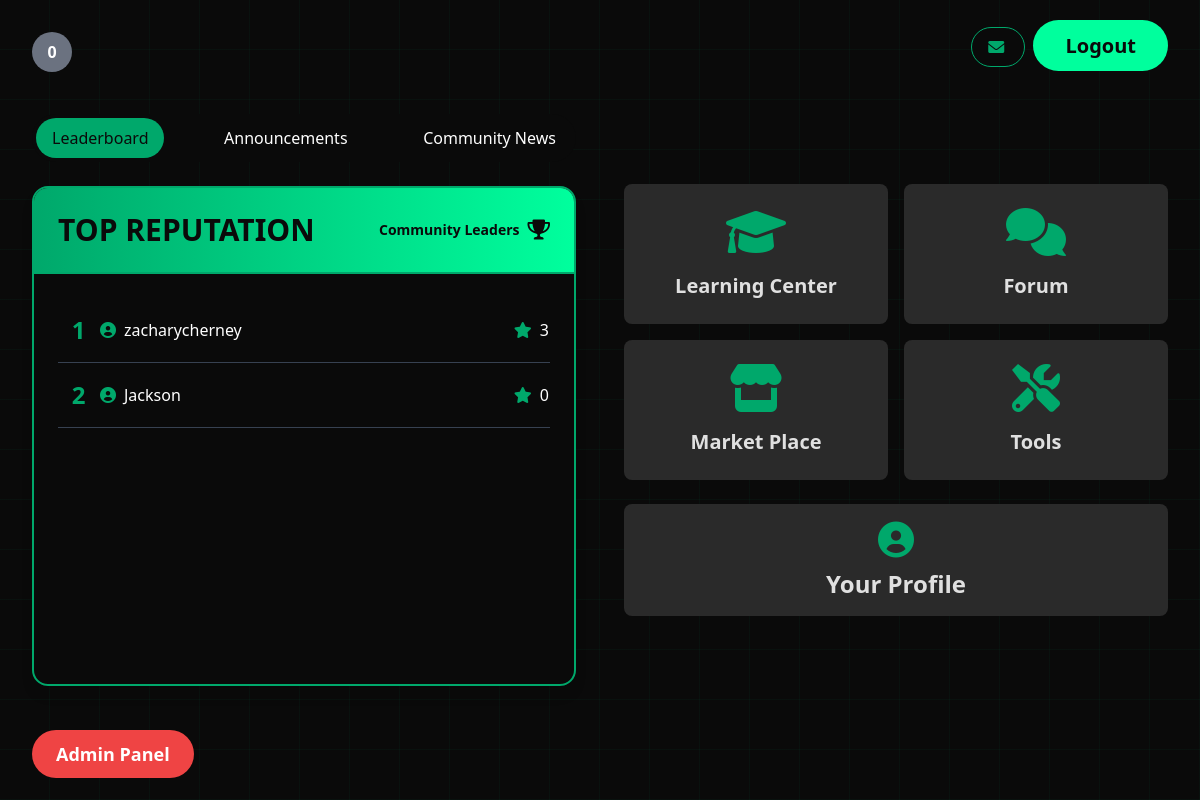
Screenshot of /dashboard/ (signed in) with the database file from the repository.
### myapp/models.py (models this page shows)
class User(AbstractUser):
    bio = models.TextField(blank=True)
    profile_picture = models.URLField(default='https://pbs.twimg.com/media/EEU0IauVAAE88xo.png')
    connections = models.ManyToManyField('self', through='Connection', symmetrical=False, related_name='connected_to')
    favorite_posts = models.ManyToManyField('ForumPost', related_name='favorited_by', blank=True)
    favorite_replies = models.ManyToManyField('ForumReply', related_name='favorited_by', blank=True)
    reputation = models.IntegerField(default=0)
    forum_posts = models.ManyToManyField('ForumPost', related_name='authors', blank=True)
    forum_replies = models.ManyToManyField('ForumReply', related_name='authors', blank=True)

### myapp/views.py (the view)
# urls.py: path('dashboard/', views.dashboard, name='dashboard'),
@login_required
def dashboard(request):
    top_users = User.objects.order_by('-reputation')[:5]
    announcements = Announcement.objects.all().order_by('-created_at')[:2]
    community_news = CommunityNews.objects.all().order_by('-created_at')[:2]
    context = {
        'top_users': top_users,
        'announcements': announcements,
        'community_news': community_news,
    }
    return render(request, 'dash.html', context)

### myapp/templates/dash.html (shortened to what this page needs)
<!DOCTYPE html>
<html lang="en">
<head>
    <script src="https://cdn.tailwindcss.com"></script>
    <link rel="stylesheet" href="https://cdnjs.cloudflare.com/ajax/libs/font-awesome/6.0.0-beta3/css/all.min.css">
</head>
<body class="text-white min-h-screen flex flex-col p-8">
    <div class="absolute top-8 left-8 flex items-center space-x-4">
        <div class="relative">
            <div id="notificationBall" class="w-10 h-10 bg-gray-500 rounded-full flex items-center justify-center cursor-pointer">
                <span id="notificationCount" class="text-white font-bold">0</span>
            </div>
        </div>
    </div>
    <div class="absolute top-8 right-8">
        <a href="{% url 'messages' %}" class="btn bg-dark text-primary px-4 py-2 rounded-full border border-primary mr-2 relative group">
            <i class="fas fa-envelope"></i>
        </a>
        <a href="{% url 'logout' %}" class="bg-secondary text-dark px-8 py-3 rounded-full text-xl font-bold hover:bg-opacity-80 transition-colors duration-300">
            Logout
        </a>
    </div>
    <div class="flex-grow flex items-center justify-center">
        <div class="grid grid-cols-2 gap-12 w-full max-w-6xl">
            <div class="col-span-1">
                <div class="selector bg-dark rounded-full p-1 flex justify-between mb-6">
                    <div class="selector-option active text-center py-2 px-4 rounded-full transition-all duration-300" data-target="leaderboard">Leaderboard</div>
                    <div class="selector-option text-center py-2 px-4 rounded-full transition-all duration-300" data-target="announcements">Announcements</div>
                    <div class="selector-option text-center py-2 px-4 rounded-full transition-all duration-300" data-target="community-news">Community News</div>
                </div>
                <div class="content-container">
                    <div id="leaderboard" class="content-section active leaderboard rounded-2xl overflow-hidden flex flex-col relative bg-dark shadow-lg">
                        <div class="leaderboard-header p-6 flex items-center justify-between bg-gradient-to-r from-primary to-secondary">
                            <h2 class="text-3xl font-bold text-dark">TOP REPUTATION</h2>
                            <div class="flex items-center">
                                <span class="text-sm text-dark mr-2 font-semibold">Community Leaders</span>
                                <i class="fas fa-trophy text-dark text-xl"></i>
                            </div>
                        </div>
                        <div class="p-6 flex-grow">
                            <table class="w-full">
                                <tbody id="leaderboardBody">
                                    {% for user in top_users %}
                                        <tr class="leaderboard-row border-b border-gray-700 hover:bg-opacity-10 hover:bg-primary transition-all duration-300">
                                            <td class="py-4 w-1/12 text-center text-2xl font-bold text-primary">{{ forloop.counter }}</td>
                                            <td class="py-4 w-7/12"><i class="fas fa-user-circle mr-2 text-primary"></i>{{ user.username }}</td>
                                            <td class="py-4 w-4/12 text-right"><i class="fas fa-star text-primary mr-2"></i>{{ user.reputation }}</td>
                                        </tr>
                                    {% endfor %}
                                </tbody>
                            </table>
                        </div>
                    </div>
                </div>
            </div>
            <div class="col-span-1 flex flex-col justify-center space-y-6">
                <div class="grid grid-cols-2 gap-4">
                    <a href="{% url 'learning_center' %}" class="dashboard-item block p-6 rounded-lg text-center">
                        <i class="fas fa-graduation-cap text-5xl mb-4"></i>
                        <span class="text-xl font-bold block">Learning Center</span>
                    </a>
                    <a href="{% url 'forum' %}" class="dashboard-item block p-6 rounded-lg text-center">
                        <i class="fas fa-comments text-5xl mb-4"></i>
                        <span class="text-xl font-bold block">Forum</span>
                    </a>
                    <a href="{% url 'marketplace' %}" class="dashboard-item block p-6 rounded-lg text-center">
                        <i class="fas fa-store text-5xl mb-4"></i>
                        <span class="text-xl font-bold block">Market Place</span>
                    </a>
                    <a href="{% url 'tools_page' %}" class="dashboard-item block p-6 rounded-lg text-center">
                        <i class="fas fa-tools text-5xl mb-4"></i>
                        <span class="text-xl font-bold block">Tools</span>
                    </a>
                </div>
                <a href="{% url 'user_profile' user.id %}" class="profile-button block px-6 py-4 rounded-lg text-center">
                    <i class="fas fa-user-circle text-4xl mb-2"></i>
                    <span class="text-2xl font-bold block">Your Profile</span>
                </a>
            </div>
        </div>
    </div>
    {% if user.is_staff %}
        <div class="fixed bottom-8 left-8">
            <a href="{% url 'admin_panel' %}" class="bg-red-500 text-white px-6 py-3 rounded-full text-lg font-bold hover:bg-opacity-80 transition-colors duration-300">
                Admin Panel
            </a>
        </div>
    {% endif %}
</body>
</html>

### myapp/templates/dash.html (style rules this page uses)
body { background-color: #0a0a0a; background-image: linear-gradient(rgba(0, 168, 107, 0.05) 1px, transparent 1px), linear-gradient(90deg, rgba(0, 168, 107, 0.05) 1px, transparent 1px); background-size: 50px 50px; background-position: -1px -1px; }
.leaderboard { background: #2a2a2a; box-shadow: 0 0 30px rgba(0, 168, 107, 0.2); }
.leaderboard-header { background: #3a3a3a; border-bottom: 2px solid #00a86b; }
.leaderboard-row { transition: all 0.3s ease; }
.dashboard-item { background: #2a2a2a; color: #e0e0e0; transition: all 0.3s ease; position: relative; overflow: hidden; }
.dashboard-item::before { content: ''; position: absolute; top: 0; left: 0; width: 100%; height: 100%; background: linear-gradient(45deg, transparent, rgba(0, 168, 107, 0.1), transparent); transform: translateX(-100%); transition: transform 0.6s ease; }
.dashboard-item i { color: #00a86b; transition: all 0.3s ease; }
.dashboard-item span { transition: all 0.3s ease; }
.profile-button { background: #2a2a2a; color: #e0e0e0; transition: all 0.3s ease; position: relative; overflow: hidden; }
.profile-button::before { content: ''; position: absolute; top: 0; left: 0; width: 100%; height: 100%; background: linear-gradient(45deg, transparent, rgba(0, 168, 107, 0.1), transparent); transform: translateX(-100%); transition: transform 0.6s ease; }
.profile-button i { color: #00a86b; transition: all 0.3s ease; }
.profile-button span { transition: all 0.3s ease; }
.selector { background: #3a3a3a; border-radius: 25px; padding: 5px; display: flex; justify-content: space-between; margin-bottom: 20px; }
.selector-option { padding: 10px 20px; border-radius: 20px; cursor: pointer; transition: all 0.3s ease; }
.selector-option.active { background: #00a86b; color: #0a0a0a; }
.content-container { position: relative; height: 500px; }
.content-section { display: none; background: #2a2a2a; box-shadow: 0 0 30px rgba(0, 168, 107, 0.2); position: absolute; top: 0; left: 0; width: 100%; height: 100%; border: 2px solid #00a86b; border-radius: 1rem; }
.content-section.active { display: block; }
#notificationBall { transition: all 0.3s ease; }
.animate-scale-up { animation: scaleUp 0.3s ease-out forwards; opacity: 0; }
.content-section, .dashboard-item, .profile-button, #notificationBall, .selector, .logout-button { opacity: 0; }

### rows the page displays
User: username "zacharycherney", reputation "3"
User: username "Jackson", reputation "0"
